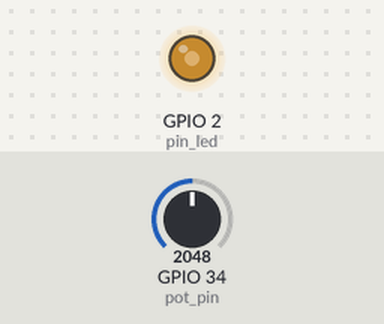
The program below on a simulated ESP32 board running MicroPython. Parts: output pins drawn as LEDs (lit = HIGH). The test bench sets the inputs (shaded band); at power-on: GPIO 34 (pot_pin) = 2048 (analog values on the 0–4095 scale). What the program prints to the serial console is not drawn.

Above: at 1.2 s.
1.3 s: GPIO 34 (pot_pin) set to 2866
At 2.5 s:
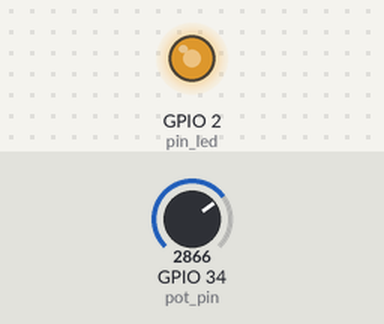
2.8 s: GPIO 34 (pot_pin) set to 3603
At 3.9 s:
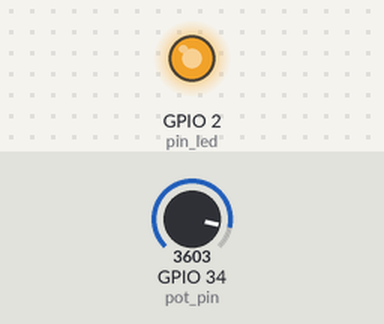
4.3 s: GPIO 34 (pot_pin) set to 491
At 5.1 s:
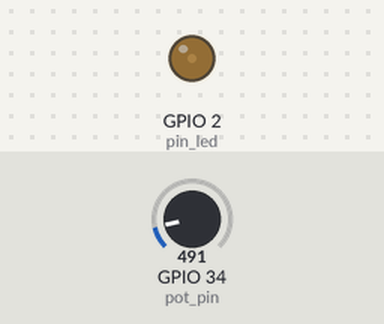
5.8 s: GPIO 34 (pot_pin) set to 0
At 6.3 s:
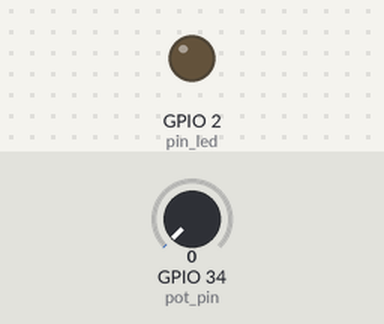
Timing chart, 0 to 8.3 s (numbered marks = the images above; inputs shaded):
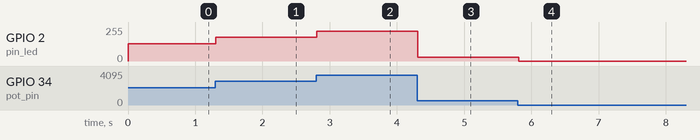

Measured:
- after the input at 1.3 s, GPIO 2 (pin_led): 128/255 → 178/255 at once
- after the input at 2.8 s, GPIO 2 (pin_led): 178/255 → 224/255 at once
- after the input at 4.3 s, GPIO 2 (pin_led): 224/255 → 30/255 at once
- after the input at 5.8 s, GPIO 2 (pin_led): 30/255 → 0/255 at once

The program:

main.py
```python
import machine
import time

# --- Configuração do LED com PWM ---
pin_led = machine.Pin(2)
led_pwm = machine.PWM(pin_led)
led_pwm.freq(1000)

# --- Configuração do Potenciômetro com ADC ---
# O potenciômetro está conectado ao pino 34 (um pino que é apenas entrada ADC)
pot_pin = machine.Pin(34)
# Configura o ADC com 12 bits de resolução (0-4095) e atenuação máxima
# A atenuação permite que o pino leia a faixa completa de tensão (0-3.3V)
adc = machine.ADC(pot_pin)
adc.atten(machine.ADC.ATTN_11DB)

print("Gire o potenciômetro para controlar o brilho do LED.")

while True:
    # 1. Lê o valor do potenciômetro (0 a 4095)
    pot_valor = adc.read()

    # 2. Mapeia o valor para a escala do PWM (0 a 1023)
    # Como 4095 / 4 = 1023.75, podemos simplesmente dividir por 4.
    # Usamos a divisão inteira (//) para garantir um número sem casas decimais.
    duty_cycle_valor = pot_valor // 4

    # 3. Define o duty cycle do LED
    led_pwm.duty(duty_cycle_valor)

    # Pequena pausa para não sobrecarregar o processador
    time.sleep_ms(50)
```
